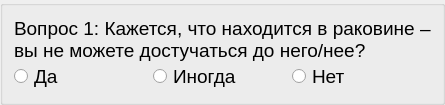
          <widget class="QGroupBox" name="block2_item01">
           <layout class="QVBoxLayout" name="verticalLayout_20">
            <property name="spacing">
             <number>0</number>
            </property>
            <item>
             <widget class="QLabel" name="label_27">
              <property name="font">
               <font>
                <pointsize>14</pointsize>
               </font>
              </property>
              <property name="text">
               <string>Вопрос 1: Кажется, что находится в раковине – вы не можете достучаться до него/нее?</string>
              </property>
              <property name="alignment">
               <set>Qt::AlignLeading|Qt::AlignLeft|Qt::AlignVCenter</set>
              </property>
              <property name="wordWrap">
               <bool>true</bool>
              </property>
             </widget>
            </item>
            <item>
             <layout class="QHBoxLayout" name="_20">
              <property name="spacing">
               <number>0</number>
              </property>
              <item>
               <widget class="QRadioButton" name="radioButton_58">
                <property name="font">
                 <font>
                  <pointsize>14</pointsize>
                 </font>
                </property>
                <property name="text">
                 <string>Да</string>
                </property>
               </widget>
              </item>
              <item>
               <widget class="QRadioButton" name="radioButton_59">
                <property name="font">
                 <font>
                  <pointsize>14</pointsize>
                 </font>
                </property>
                <property name="text">
                 <string>Иногда</string>
                </property>
               </widget>
              </item>
              <item>
               <widget class="QRadioButton" name="radioButton_60">
                <property name="font">
                 <font>
                  <pointsize>14</pointsize>
                 </font>
                </property>
                <property name="text">
                 <string>Нет</string>
                </property>
               </widget>
              </item>
             </layout>
            </item>
           </layout>
          </widget>
